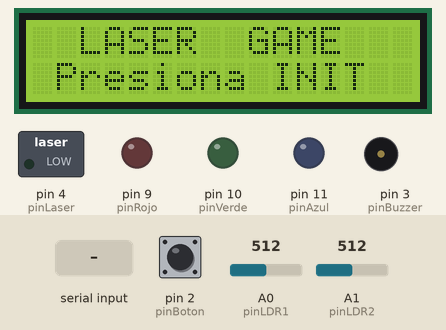
A sketch run on a simulated Arduino Uno, built with avr-gcc and run on an emulated ATmega328P. Parts: 16×2 character LCD, switched loads named in the sketch (green lamp = pin HIGH), output pins drawn as LEDs (lit = HIGH), buzzer (waves = sounding). Dashed ring = blinking. Inputs (shaded band) come from the test bench; at power-on: pin 2 (pinBoton) HIGH, A0 (pinLDR1) = 512, A1 (pinLDR2) = 512.

Above: at 1.2 s.
1.3 s: "I\n" received over the second serial link
At 4.0 s:
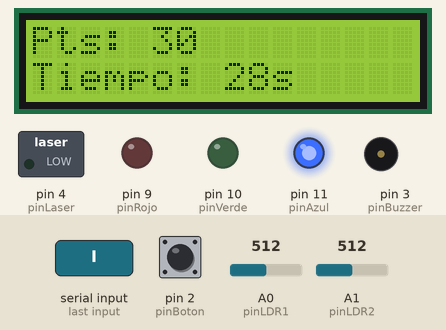
4.2 s: pin 2 (pinBoton) pulled LOW for 0.15 s
At 4.98 s:
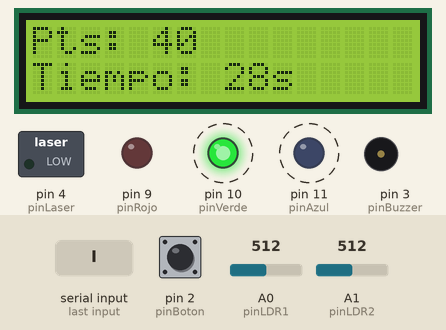
5.8 s: A0 (pinLDR1) set to 490
At 7.4 s:
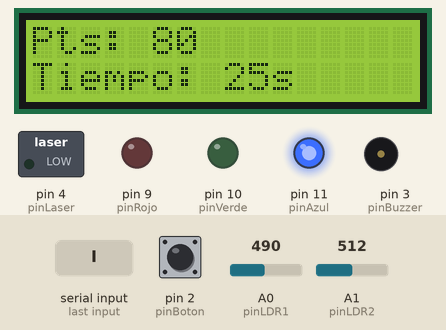
8.5 s: A1 (pinLDR2) set to 488
At 9.8 s:
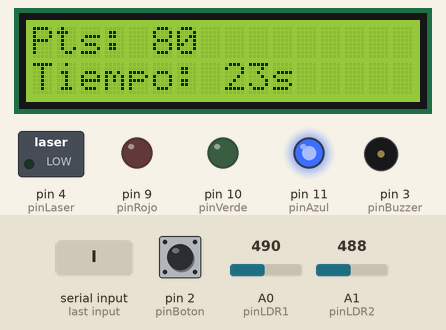
11.5 s: A0 (pinLDR1) set to 513
At 11.57 s:
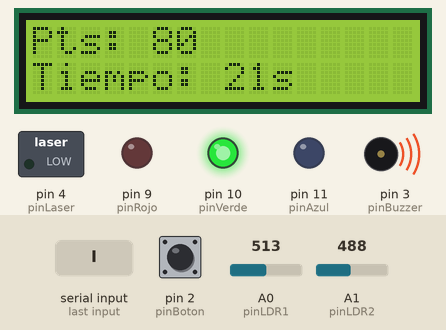
13.3 s: A0 (pinLDR1) set to 306
At 33.5 s:
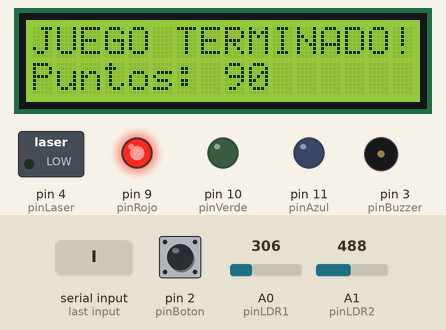
Timing chart, 0 to 33.7 s (numbered marks = the images above; inputs shaded):
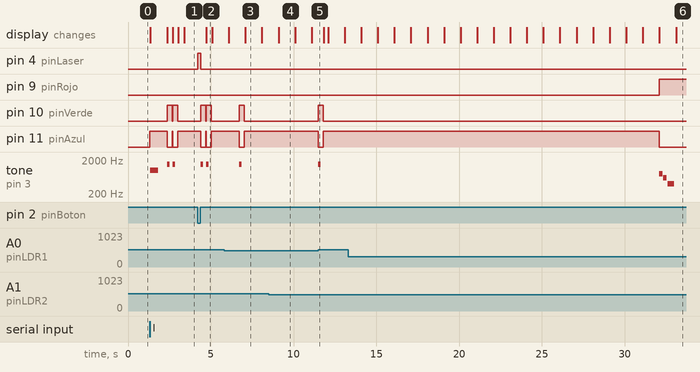

Measured:
- the behaviour switches between 500 and 501 on A0 (pinLDR1) (found by bisection; images 4 and 5)
- after the input at 1.3 s, pin 10 (pinVerde): alternates HIGH for 0.30 s and LOW for 0.03 s, 4 changes in all, then stays LOW, starting after 1.1 s; pin 11 (pinAzul): goes HIGH 1.1 s, LOW 0.30 s, HIGH 0.03 s, LOW 0.30 s, then HIGH, starting at once
- after the input at 4.2 s, pin 4 (pinLaser): LOW → HIGH at once, → LOW 0.20 s later
- after the input at 8.5 s, pin 10 (pinVerde): stops changing and stays LOW; pin 11 (pinAzul): stops changing and stays HIGH; tone on pin 3 (pinBuzzer): stops changing and stays silent
- after the input at 11.5 s, pin 10 (pinVerde): LOW → HIGH at once, → LOW 0.30 s later; pin 11 (pinAzul): HIGH → LOW at once, → HIGH 0.30 s later; tone on pin 3 (pinBuzzer): silent → 1500 Hz at once, → silent 0.15 s later
- after the input at 13.3 s, pin 10 (pinVerde): stops changing and stays LOW
- what the display in image 3 shows lasts 1.0 s, from 7.1 s to 8.1 s

The sketch:

Lasergamedefinitivo.ino
```cpp
#include <Wire.h>
#include <LiquidCrystal_I2C.h>
#include <SoftwareSerial.h>

LiquidCrystal_I2C lcd(0x27, 16, 2);
SoftwareSerial BT(6, 5);

const int pinLaser   = 4;
const int pinBuzzer  = 3;
const int pinBoton   = 2;
const int pinLDR1    = A0;
const int pinLDR2    = A1;
const int pinRojo    = 9;
const int pinVerde   = 10;
const int pinAzul    = 11;

int puntaje          = 0;
int tiempoRestante   = 30;
bool juegoActivo     = false;
unsigned long timerAnterior  = 0;
unsigned long antirebote     = 0;
unsigned long cooldownLDR1   = 0;  // ← nuevo
unsigned long cooldownLDR2   = 0;  // ← nuevo
const int COOLDOWN_MS        = 2000; // 2 segundos entre impactos
int umbralLDR        = 500;

void setup() {
  Serial.begin(9600);
  lcd.init();
  lcd.backlight();
  BT.begin(9600);

  pinMode(pinLaser,  OUTPUT);
  pinMode(pinBuzzer, OUTPUT);
  pinMode(pinBoton,  INPUT_PULLUP);
  pinMode(pinRojo,   OUTPUT);
  pinMode(pinVerde,  OUTPUT);
  pinMode(pinAzul,   OUTPUT);

  digitalWrite(pinLaser, LOW);
  mostrarEspera();
}

void loop() {
  if (BT.available()) {
    char comando = BT.read();
    if (comando == 'I' && !juegoActivo) {
      iniciarJuego();
    }
  }

  if (juegoActivo) {
    if (millis() - timerAnterior >= 1000) {
      timerAnterior = millis();
      tiempoRestante--;
      actualizarLCD();
      BT.print("T:" + String(tiempoRestante) + "\n");

      if (tiempoRestante <= 0) {
        terminarJuego();
        return;
      }
    }

    // Botón disparo
    if (digitalRead(pinBoton) == LOW && millis() - antirebote > 300) {
      antirebote = millis();
      digitalWrite(pinLaser, HIGH);
      delay(200);
      digitalWrite(pinLaser, LOW);
    }

    // Blanco 1 con cooldown
    if (analogRead(pinLDR1) > umbralLDR && millis() - cooldownLDR1 > COOLDOWN_MS) {
      cooldownLDR1 = millis();
      impacto(10, 1);
    }

    // Blanco 2 con cooldown
    if (analogRead(pinLDR2) > umbralLDR && millis() - cooldownLDR2 > COOLDOWN_MS) {
      cooldownLDR2 = millis();
      impacto(20, 2);
    }
  }
}

void iniciarJuego() {
  puntaje        = 0;
  tiempoRestante = 30;
  juegoActivo    = true;
  timerAnterior  = millis();
  cooldownLDR1   = 0;
  cooldownLDR2   = 0;

  analogWrite(pinRojo,  0);
  analogWrite(pinVerde, 0);
  analogWrite(pinAzul,  255);

  lcd.clear();
  lcd.setCursor(0, 0);
  lcd.print("  JUEGO INICIADO");
  lcd.setCursor(0, 1);
  lcd.print("  A DISPARAR!   ");
  tone(pinBuzzer, 1000, 500);
  delay(1000);
  actualizarLCD();
}

void impacto(int puntos, int blanco) {
  puntaje += puntos;

  analogWrite(pinRojo,  0);
  analogWrite(pinVerde, 255);
  analogWrite(pinAzul,  0);
  tone(pinBuzzer, 1500, 150);
  delay(300);
  analogWrite(pinVerde, 0);
  analogWrite(pinAzul,  255);

  actualizarLCD();
  BT.print("P:" + String(puntaje) + "\n");
  BT.print("B:" + String(blanco) + "\n");
}

void terminarJuego() {
  juegoActivo = false;
  digitalWrite(pinLaser, LOW);

  analogWrite(pinRojo,  255);
  analogWrite(pinVerde, 0);
  analogWrite(pinAzul,  0);

  tone(pinBuzzer, 800, 200); delay(250);
  tone(pinBuzzer, 600, 200); delay(250);
  tone(pinBuzzer, 400, 400); delay(500);
  noTone(pinBuzzer);

  lcd.clear();
  lcd.setCursor(0, 0);
  lcd.print("JUEGO TERMINADO!");
  lcd.setCursor(0, 1);
  lcd.print("Puntos: " + String(puntaje));

  BT.print("F:" + String(puntaje) + "\n");
  delay(3000);
  mostrarEspera();
}

void actualizarLCD() {
  lcd.clear();
  lcd.setCursor(0, 0);
  lcd.print("Pts: " + String(puntaje));
  lcd.setCursor(0, 1);
  lcd.print("Tiempo: " + String(tiempoRestante) + "s");
}

void mostrarEspera() {
  analogWrite(pinRojo,  0);
  analogWrite(pinVerde, 0);
  analogWrite(pinAzul,  0);
  lcd.clear();
  lcd.setCursor(0, 0);
  lcd.print("  LASER  GAME  ");
  lcd.setCursor(0, 1);
  lcd.print(" Presiona INIT ");
}
```
